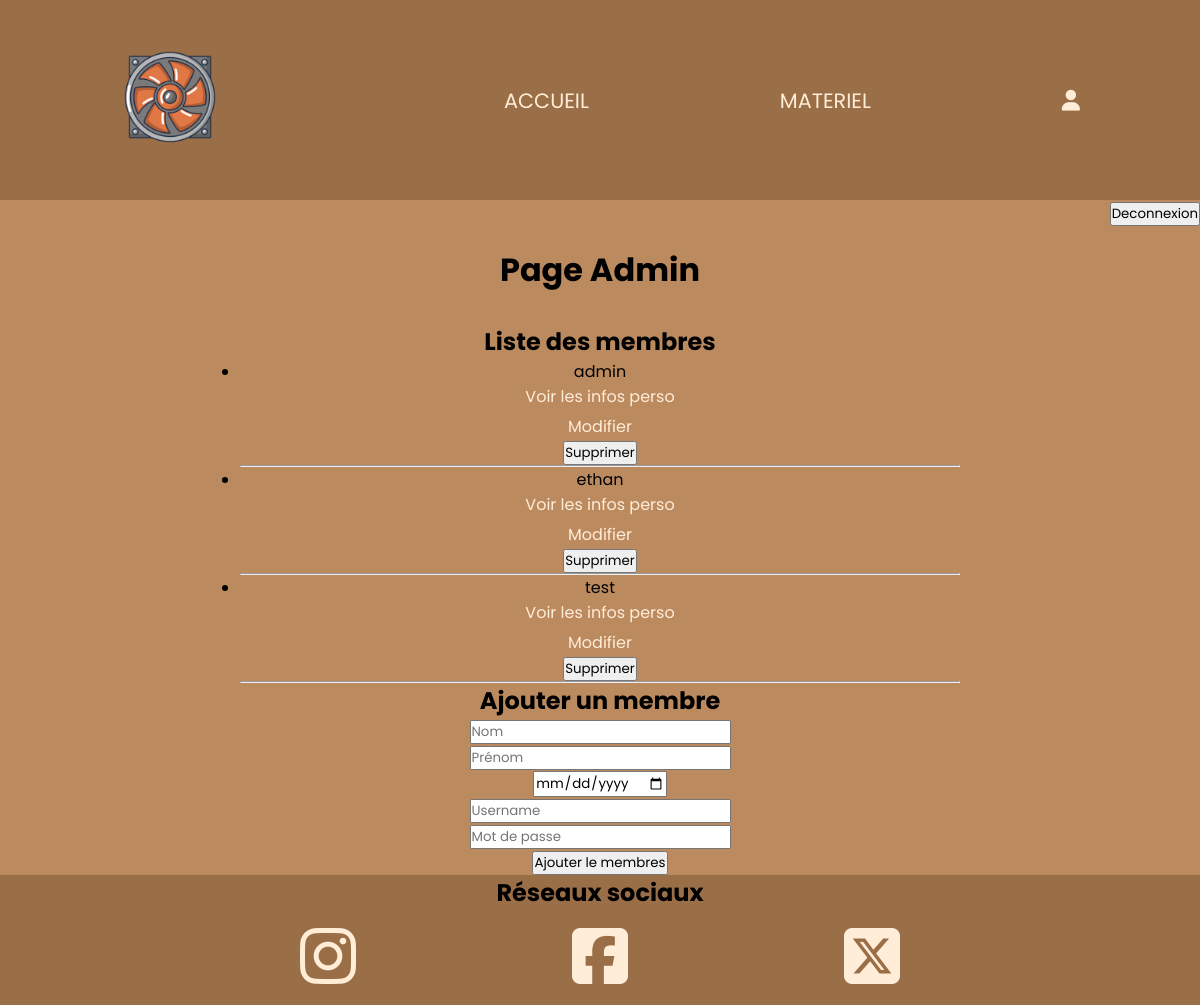
Page /Vue/padmin.php (signed in) on the committed database.
### tables this page shows
CREATE TABLE IF NOT EXISTS `users` (
  `ID` int NOT NULL AUTO_INCREMENT,
  `username` varchar(50) NOT NULL,
  `password` varchar(100) NOT NULL,
  `role` tinyint NOT NULL,
  `users_data_id` int NOT NULL,
  PRIMARY KEY (`ID`),
  KEY `users_data_id` (`users_data_id`)
);

### Model/userModel.php (called while the page is built, shortened)
<?php
include($_SERVER['DOCUMENT_ROOT']."/Model/dbconnect.php");
function affichermembres(){
    global $bdd;
    $stmt = $bdd->prepare("SELECT * FROM users");
    $stmt->execute();
    return $stmt->fetchAll(PDO::FETCH_ASSOC);
}
?>

### Vue/padmin.php (the view, shortened to what this page needs)
<?php
require($_SERVER['DOCUMENT_ROOT']."/Model/userModel.php");
include('header.php');
?>
 <header>
            <div class="sous_header">
                <div class="logo">
                    <img src="img/logo.png" alt="Le logo">
                </div>
                <nav>
                    <ul>
                        <li><a href="paccueil.php">ACCUEIL</a></li>
                        <li><a href="pmateriel.php">MATERIEL</a></li>
                        <li><a href="pconnexion.php"><i class="fa-solid fa-user"></i></a></li>
                    </ul>
                </nav>
            </div>
        </header>
        <main>
            <form action="pdeco.php" method="POST" align="right">
                <input type="submit" name="bConnexion" value="Deconnexion">
            </form>
            <div class="sous_main">
                <div class="section1">
                    <h1>Page Admin</h1>
                    <h2>Liste des membres</h2>
                    <?php
                    $membres = affichermembres();
                    if (!empty($membres)) {
                        echo "<ul>";
                        foreach ($membres as $membre) {
                            echo "<li>" . htmlspecialchars($membre['username']) . "</li>";
                            echo '<div style="background-image:none; height:30px;"><a href="pinfo.php?id=' . $membre['users_data_id'] . '">Voir les infos perso</a></div>';
                            ?>
                            <form action="<?php $_SERVER['DOCUMENT_ROOT']?>/Controller/userController.php" method="POST">
                                <a href="pmodifuser.php?id=<?php echo $membre['users_data_id']; ?>">Modifier</a>
                                <br>
                                <input type="submit" name="bSuppmembre" value="Supprimer">
                                <HR></HR>
                            </form>
                            <?php
                        }
                        echo "</ul>";
                    } else {
                        echo "<p>Aucun membre trouvé.</p>";
                    }
                    ?>
                    <h2>Ajouter un membre</h2>
                    <form action="<?php $_SERVER['DOCUMENT_ROOT']?>/Controller/userController.php" method="POST" align="center">
                        <input type="text" name="nom" size="20" placeholder="Nom" required autofocus>
                        <br>
                        <input type="text" name="prenom" size="20" placeholder="Prénom" required >
                        <br>
                        <input type="date" name="date_n" size="20" placeholder="Date de naissance" required >
                        <br>
                        <input type="text" name="username" size="20" placeholder="Username" required >
                        <br>
                        <input type="password" name="mdp" size="20" placeholder="Mot de passe" required >
                        <br>
                        <input type="submit" name="bAjoutermembre" value="Ajouter le membres">
                    </form>
                </div>
            </div>
        </main>
        <footer>
            <div class="sous_footer">
                <h2>Réseaux sociaux</h2>
                <ul>
                    <li><a href=""><i class="fa-brands fa-instagram"></i></a></li>
                    <li><a href=""><i class="fa-brands fa-square-facebook"></i></a></li>
                    <li><a href=""><i class="fa-brands fa-square-x-twitter"></i></a></li>
                </ul>
            </div>
        </footer>
    </body>
</html>

### Vue/style.css (style rules this page uses)
* { margin: 0; padding: 0; font-family: "Poppins", sans-serif; }
form input { color: black; }
a { color: #FFEDD8; text-decoration: none; }
header { background-color: #9A6E47; color: #FFEDD8; height: 200px; }
.sous_header { width: 80%; margin: auto; display: flex; height: 100%; align-items: center; justify-content: space-between; }
nav { width: 60%; }
header ul { display: flex; list-style-type:none ; justify-content: space-between; }
header a { font-size: 1.3rem; }
.logo { width: 100px; }
.logo img { max-width: 100%; }
main { background-color: #BC8A5F; }
.sous_main { width: 60%; margin: auto; }
h1 { padding-top: 20px; padding-bottom: 30px; }
.section1 { text-align: center; }
.section1 div { width: 100%; height: 400px; background-image: url(img/pc_tour.jpg); background-size: cover; background-position: 50% ; }
footer { background-color: #9A6E47; }
footer h2 { text-align: center; }
.sous_footer { width: 50%; margin: auto; }
.sous_footer ul { display: flex; justify-content: space-between; list-style-type: none; }
footer a { font-size: 5rem; }
@media screen and (max-width: 1200px) { footer a { font-size: 4rem; } }

### rows in the picture
users: username "admin"
users: username "ethan"
users: username "test"
